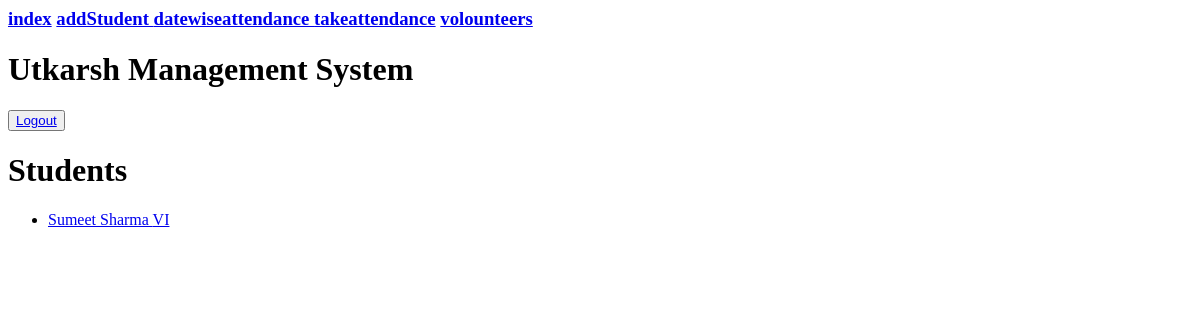
Page /attendance/student/ (signed in) on the earlier database version.
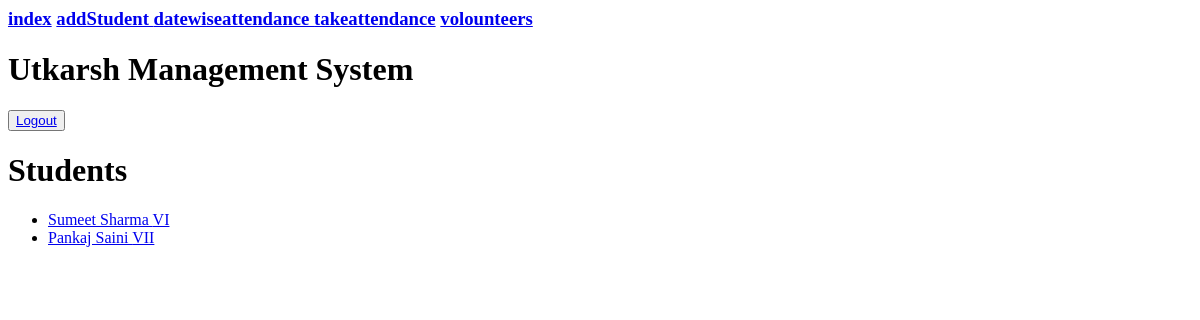
Same page on the later database version.
### attendance/models.py (models this page shows)
class Student(models.Model):
    name=models.CharField(max_length=100)
    standard=models.CharField(choices=class_choices,max_length=50)
    gender=models.CharField(max_length=2,choices=gender_choices,blank=True,null=True)
    absent=models.IntegerField(blank=True,null=True,default=0)
    present=models.IntegerField(blank=True,null=True,default=0)
    mentor=models.ForeignKey(Volounteer,on_delete=models.CASCADE)
    def __str__(self):
        return f'{self.name}'

### attendance/views.py (the view)
# urls.py: path('student/',views.student_list,name='student_list'),
@login_required
def student_list(request):
    context={}
    context['students']=Student.objects.all()
    return render(request,'index.html',context)

### attendance/templates/index.html
{% extends 'base.html' %}
{% block content%}
    <h1>Students</h1>
    <ul>
        {% for student in students %}
            <li><a href={% url 'student_details' student.id%}>{{ student }}  {{student.standard}}  </li>
        {% endfor %}
    </ul>
{% endblock%}

### attendance/templates/base.html (shortened to what this page needs)
{% load static %}
<html>
<head>
</head>
<body>
<h3><a href={% url 'student_list' %}>index</a> <a href={% url 'add_student' %}>addStudent </a> <a href={% url 'list_dates'%}> datewiseattendance </a> <a href={% url 'mark_attendance'%}>takeattendance</a> <a href={% url 'volounteer_list'%}>volounteers</a></h3>
<h1> Utkarsh Management System</h1>
<button type="submit"><a href={% url 'logout'%}>Logout</a></button>
{% block content%}
{% endblock content%}
</body>
</html>

Differences in the rows shown:
added Student: name "Pankaj Saini", standard "VII"
